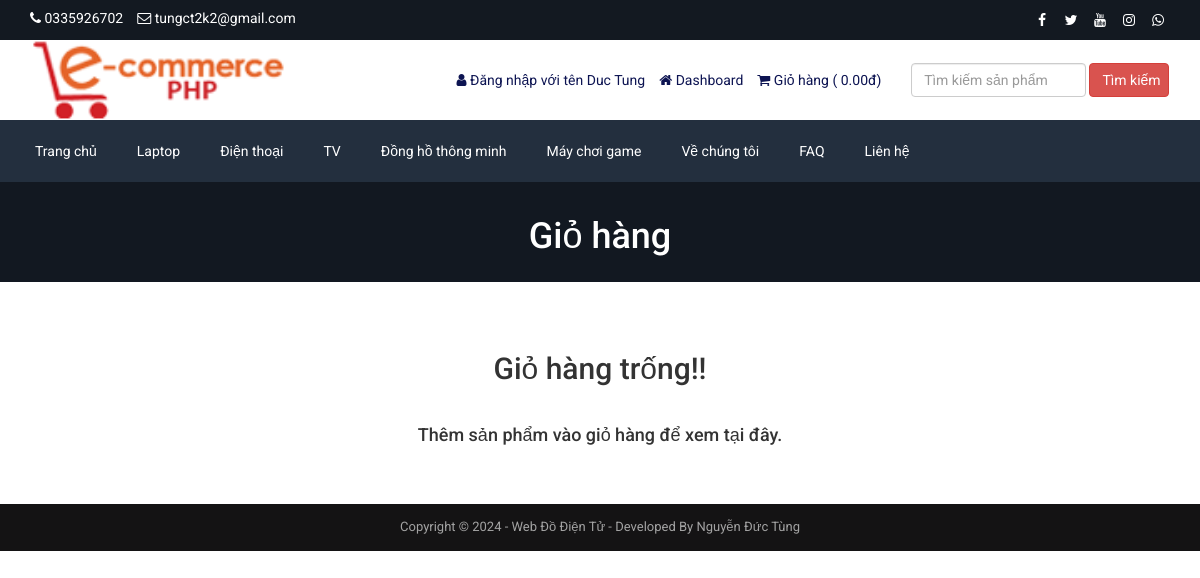
The page /cart.php (signed in) on the database its author committed.
### tables this page shows
CREATE TABLE `tbl_settings` (
  `id` int(11) NOT NULL,
  `logo` varchar(255) NOT NULL,
  `favicon` varchar(255) NOT NULL,
  `footer_about` text NOT NULL,
  `footer_copyright` text NOT NULL,
  `contact_address` text NOT NULL,
  `contact_email` varchar(255) NOT NULL,
  `contact_phone` varchar(255) NOT NULL,
  `contact_fax` varchar(255) NOT NULL,
  `contact_map_iframe` text NOT NULL,
  `receive_email` varchar(255) NOT NULL,
  `receive_email_subject` varchar(255) NOT NULL,
  `receive_email_thank_you_message` text NOT NULL,
  `forget_password_message` text NOT NULL,
  `total_recent_post_footer` int(10) NOT NULL,
  `total_popular_post_footer` int(10) NOT NULL,
  `total_recent_post_sidebar` int(11) NOT NULL,
  `total_popular_post_sidebar` int(11) NOT NULL,
  `total_featured_product_home` int(11) NOT NULL,
  `total_latest_product_home` int(11) NOT NULL,
  `total_popular_product_home` int(11) NOT NULL,
  `meta_title_home` text NOT NULL,
  `meta_keyword_home` text NOT NULL,
  `meta_description_home` text NOT NULL,
  `banner_login` varchar(255) NOT NULL,
  `banner_registration` varchar(255) NOT NULL,
  `banner_forget_password` varchar(255) NOT NULL,
  `banner_reset_password` varchar(255) NOT NULL,
  `banner_search` varchar(255) NOT NULL,
  `banner_cart` varchar(255) NOT NULL,
  `banner_checkout` varchar(255) NOT NULL,
  `banner_product_category` varchar(255) NOT NULL,
  `banner_blog` varchar(255) NOT NULL,
  `cta_title` varchar(255) NOT NULL,
  `cta_content` text NOT NULL,
  `cta_read_more_text` varchar(255) NOT NULL,
  `cta_read_more_url` varchar(255) NOT NULL,
  `cta_photo` varchar(255) NOT NULL,
  `featured_product_title` varchar(255) NOT NULL,
  `featured_product_subtitle` varchar(255) NOT NULL,
  `latest_product_title` varchar(255) NOT NULL,
  `latest_product_subtitle` varchar(255) NOT NULL,
  `popular_product_title` varchar(255) NOT NULL,
  `popular_product_subtitle` varchar(255) NOT NULL,
  `testimonial_title` varchar(255) NOT NULL,
  `testimonial_subtitle` varchar(255) NOT NULL,
  `testimonial_photo` varchar(255) NOT NULL,
  `blog_title` varchar(255) NOT NULL,
  `blog_subtitle` varchar(255) NOT NULL,
  `newsletter_text` text NOT NULL,
  `paypal_email` varchar(255) NOT NULL,
  `stripe_public_key` varchar(255) NOT NULL,
  `stripe_secret_key` varchar(255) NOT NULL,
  `bank_detail` text NOT NULL,
  `before_head` text NOT NULL,
  `after_body` text NOT NULL,
  `before_body` text NOT NULL,
  `home_service_on_off` int(11) NOT NULL,
  `home_welcome_on_off` int(11) NOT NULL,
  `home_featured_product_on_off` int(11) NOT NULL,
  `home_latest_product_on_off` int(11) NOT NULL,
  `home_popular_product_on_off` int(11) NOT NULL,
  `home_testimonial_on_off` int(11) NOT NULL,
  `home_blog_on_off` int(11) NOT NULL,
  `newsletter_on_off` int(11) NOT NULL,
  `ads_above_welcome_on_off` int(1) NOT NULL,
  `ads_above_featured_product_on_off` int(1) NOT NULL,
  `ads_above_latest_product_on_off` int(1) NOT NULL,
  `ads_above_popular_product_on_off` int(1) NOT NULL,
  `ads_above_testimonial_on_off` int(1) NOT NULL,
  `ads_category_sidebar_on_off` int(1) NOT NULL
);

CREATE TABLE `tbl_social` (
  `social_id` int(11) NOT NULL,
  `social_name` varchar(30) NOT NULL,
  `social_url` varchar(255) NOT NULL,
  `social_icon` varchar(30) NOT NULL
);

CREATE TABLE `tbl_top_category` (
  `tcat_id` int(11) NOT NULL,
  `tcat_name` varchar(255) NOT NULL,
  `show_on_menu` int(1) NOT NULL
);

CREATE TABLE `tbl_page` (
  `id` int(11) NOT NULL,
  `about_title` varchar(255) NOT NULL,
  `about_content` text NOT NULL,
  `about_banner` varchar(255) NOT NULL,
  `about_meta_title` varchar(255) NOT NULL,
  `about_meta_keyword` text NOT NULL,
  `about_meta_description` text NOT NULL,
  `faq_title` varchar(255) NOT NULL,
  `faq_banner` varchar(255) NOT NULL,
  `faq_meta_title` varchar(255) NOT NULL,
  `faq_meta_keyword` text NOT NULL,
  `faq_meta_description` text NOT NULL,
  `blog_title` varchar(255) NOT NULL,
  `blog_banner` varchar(255) NOT NULL,
  `blog_meta_title` varchar(255) NOT NULL,
  `blog_meta_keyword` text NOT NULL,
  `blog_meta_description` text NOT NULL,
  `contact_title` varchar(255) NOT NULL,
  `contact_banner` varchar(255) NOT NULL,
  `contact_meta_title` varchar(255) NOT NULL,
  `contact_meta_keyword` text NOT NULL,
  `contact_meta_description` text NOT NULL,
  `pgallery_title` varchar(255) NOT NULL,
  `pgallery_banner` varchar(255) NOT NULL,
  `pgallery_meta_title` varchar(255) NOT NULL,
  `pgallery_meta_keyword` text NOT NULL,
  `pgallery_meta_description` text NOT NULL,
  `vgallery_title` varchar(255) NOT NULL,
  `vgallery_banner` varchar(255) NOT NULL,
  `vgallery_meta_title` varchar(255) NOT NULL,
  `vgallery_meta_keyword` text NOT NULL,
  `vgallery_meta_description` text NOT NULL
);

### cart.php (the view, shortened to what this page needs)
<?php require_once('header.php'); ?>
<?php
$statement = $pdo->prepare("SELECT * FROM tbl_settings WHERE id=1");
$statement->execute();
$result = $statement->fetchAll(PDO::FETCH_ASSOC);
foreach ($result as $row) {
    $banner_cart = $row['banner_cart'];
}
?>
<div class="page-banner" style="background-image: url(assets/uploads/<?php echo $banner_cart; ?>)">
    <div class="overlay"></div>
    <div class="page-banner-inner">
        <h1><?php echo LANG_VALUE_18; ?></h1>
    </div>
</div>
<div class="page">
	<div class="container">
		<div class="row">
			<div class="col-md-12">
                <?php if(!isset($_SESSION['cart_p_id'])): ?>
                    <?php echo '<h2 class="text-center">Giỏ hàng trống!!</h2></br>'; ?>
                    <?php echo '<h4 class="text-center">Thêm sản phẩm vào giỏ hàng để xem tại đây.</h4>'; ?>
                <?php endif; ?>
			</div>
		</div>
	</div>
</div>
<?php require_once('footer.php'); ?>

### header.php (shortened to what this page needs)
<?php
include("admin/inc/config.php");
$statement = $pdo->prepare("SELECT * FROM tbl_settings WHERE id=1");
$statement->execute();
$result = $statement->fetchAll(PDO::FETCH_ASSOC);
foreach ($result as $row)
{
	$logo = $row['logo'];
	$contact_email = $row['contact_email'];
	$contact_phone = $row['contact_phone'];
}
?>
<!DOCTYPE html>
<html lang="en">
<head>
	<link rel="stylesheet" href="assets/css/bootstrap.min.css">
	<link rel="stylesheet" href="assets/css/font-awesome.min.css">
	<link rel="stylesheet" href="assets/css/owl.carousel.min.css">
	<link rel="stylesheet" href="assets/css/owl.theme.default.min.css">
	<link rel="stylesheet" href="assets/css/jquery.bxslider.min.css">
    <link rel="stylesheet" href="assets/css/magnific-popup.css">
    <link rel="stylesheet" href="assets/css/rating.css">
	<link rel="stylesheet" href="assets/css/spacing.css">
	<link rel="stylesheet" href="assets/css/bootstrap-touch-slider.css">
	<link rel="stylesheet" href="assets/css/animate.min.css">
	<link rel="stylesheet" href="assets/css/tree-menu.css">
	<link rel="stylesheet" href="assets/css/select2.min.css">
	<link rel="stylesheet" href="assets/css/main.css">
	<link rel="stylesheet" href="assets/css/responsive.css">
	<?php
	$statement = $pdo->prepare("SELECT * FROM tbl_page WHERE id=1");
	$statement->execute();
	$result = $statement->fetchAll(PDO::FETCH_ASSOC);
		?>
</head>
<body>
<div class="top">
	<div class="container">
		<div class="row">
			<div class="col-md-6 col-sm-6 col-xs-12">
				<div class="left">
					<ul>
						<li><i class="fa fa-phone"></i> <?php echo $contact_phone; ?></li>
						<li><i class="fa fa-envelope-o"></i> <?php echo $contact_email; ?></li>
					</ul>
				</div>
			</div>
			<div class="col-md-6 col-sm-6 col-xs-12">
				<div class="right">
					<ul>
						<?php
						$statement = $pdo->prepare("SELECT * FROM tbl_social");
						$statement->execute();
						$result = $statement->fetchAll(PDO::FETCH_ASSOC);
						foreach ($result as $row) {
							?>
							<?php if($row['social_url'] != ''): ?>
							<li><a href="<?php echo $row['social_url']; ?>"><i class="<?php echo $row['social_icon']; ?>"></i></a></li>
							<?php endif; ?>
							<?php
						}
						?>
					</ul>
				</div>
			</div>
		</div>
	</div>
</div>
<div class="header">
	<div class="container">
		<div class="row inner">
			<div class="col-md-4 logo">
				<a href="index.php"><img src="assets/uploads/<?php echo $logo; ?>" alt="logo image"></a>
			</div>
			<div class="col-md-5 right">
				<ul>
					<?php
					if(isset($_SESSION['customer'])) {
						?>
						<li><i class="fa fa-user"></i> <?php echo LANG_VALUE_13; ?> <?php echo $_SESSION['customer']['cust_name']; ?></li>
						<li><a href="dashboard.php"><i class="fa fa-home"></i> <?php echo LANG_VALUE_89; ?></a></li>
						<?php
					} else {
						?>
						<li><a href="login.php"><i class="fa fa-sign-in"></i> <?php echo LANG_VALUE_9; ?></a></li>
						<li><a href="registration.php"><i class="fa fa-user-plus"></i> <?php echo LANG_VALUE_15; ?></a></li>
						<?php
					}
					?>
					<li><a href="cart.php"><i class="fa fa-shopping-cart"></i> <?php echo LANG_VALUE_18; ?> ( <?php
					if(isset($_SESSION['cart_p_id'])) {
						$table_total_price = 0;
						$i=0;
	                    foreach($_SESSION['cart_p_qty'] as $key => $value)
	                    {
	                        $i++;
	                        $arr_cart_p_qty[$i] = $value;
	                    }                    $i=0;
	                    foreach($_SESSION['cart_p_current_price'] as $key => $value)
	                    {
	                        $i++;
	                        $arr_cart_p_current_price[$i] = $value;
	                    }
	                    for($i=1;$i<=count($arr_cart_p_qty);$i++) {
	                    	$row_total_price = $arr_cart_p_current_price[$i]*$arr_cart_p_qty[$i];
	                        $table_total_price = $table_total_price + $row_total_price;
	                    }
						echo $table_total_price;
					} else {
						echo '0.00';
						echo LANG_VALUE_1;
					}
					?>)</a></li>
				</ul>
			</div>
			<div class="col-md-3 search-area">
				<form class="navbar-form navbar-left" role="search" action="search-result.php" method="get">
					<div class="form-group">
						<input type="text" class="form-control search-top" placeholder="<?php echo LANG_VALUE_2; ?>" name="search_text">
					</div>
					<button type="submit" class="btn btn-danger"><?php echo LANG_VALUE_3; ?></button>
				</form>
			</div>
		</div>
	</div>
</div>
<div class="nav">
	<div class="container">
		<div class="row">
			<div class="col-md-12 pl_0 pr_0">
				<div class="menu-container">
					<div class="menu">
						<ul>
							<li><a href="index.php">Trang chủ</a></li>
							<?php
							$statement = $pdo->prepare("SELECT * FROM tbl_top_category WHERE show_on_menu=1");
							$statement->execute();
							$result = $statement->fetchAll(PDO::FETCH_ASSOC);
							foreach ($result as $row) {
								?>
								<li><a href="product-category.php?id=<?php echo $row['tcat_id']; ?>&type=top-category"><?php echo $row['tcat_name']; ?></a>
								</li>
								<?php
							}
							?>
							<?php
							$statement = $pdo->prepare("SELECT * FROM tbl_page WHERE id=1");
							$statement->execute();
							$result = $statement->fetchAll(PDO::FETCH_ASSOC);
							foreach ($result as $row) {
								$about_title = $row['about_title'];
								$faq_title = $row['faq_title'];
								$contact_title = $row['contact_title'];
							}
							?>
							<li><a href="about.php"><?php echo $about_title; ?></a></li>
							<li><a href="faq.php"><?php echo $faq_title; ?></a></li>
							<li><a href="contact.php"><?php echo $contact_title; ?></a></li>
						</ul>
					</div>
				</div>
			</div>
		</div>
	</div>
</div>

### footer.php (shortened to what this page needs)
<?php
$statement = $pdo->prepare("SELECT * FROM tbl_settings WHERE id=1");
$statement->execute();
$result = $statement->fetchAll(PDO::FETCH_ASSOC);
foreach ($result as $row)
{
	$footer_copyright = $row['footer_copyright'];
}
?>
<div class="footer-bottom">
	<div class="container">
		<div class="row">
			<div class="col-md-12 copyright">
				<?php echo $footer_copyright; ?>
			</div>
		</div>
	</div>
</div>
</body>
</html>

### assets/css/main.css (style rules this page uses)
* { margin: 0; padding: 0; }
body { font-family: "Roboto", sans-serif; font-size: 14px; }
h1, h2, h3, h4, h5, h6 { font-family: "Roboto", sans-serif; }
a { text-decoration: none; }
.top { width: 100%; height: 40px; background: #131921; }
.top .left { float: left; }
.top .left ul { padding-top: 8px; }
.top .left ul li { list-style-type: none; float: left; margin-right: 14px; color: white; }
.top .left ul li i { color: white; }
.top .right { float: right; }
.top .right ul { padding-top: 8px; }
.top .right ul li { list-style-type: none; float: left; margin-left: 5px; }
.top .right ul li a { color: white; width: 24px; height: 24px; line-height: 24px; text-align: center; border-radius: 50%; display: block; transition: all 0.4s ease; }
.header { width: 100%; height: auto; background: #fff; }
.header .inner { height: auto; display: table; }
.header .logo { float: none; display: table-cell; vertical-align: middle; }
.header .logo img { max-width: 100%; height: 80px; }
.header .navbar-form .form-control { width: 300px; }
.header .search-area { float: none; display: table-cell; vertical-align: middle; }
.header .search-area .form-group { width: calc(100% - 84px); }
.header .search-area button { width: 80px; }
.header .search-area form { width: 100%; }
.header .right { float: none; display: table-cell; vertical-align: middle; padding-right: 0; }
.header .right ul { float: right; margin-bottom: 0; }
.header .right ul li { list-style-type: none; float: left; margin-left: 14px; color: #0d1452; }
.header .right ul li a { color: #0d1452; }
.header .navbar-form .search-top { width: 100%; }
.nav { background: #232f3e; }
.menu-container { width: 100%; margin: 0 auto; background: #232f3e; }
.menu-dropdown-icon:before { content: "\f067"; font-family: "FontAwesome"; display: none; cursor: pointer; float: right; padding: 1.5em 2em; background: #fff; color: #333; }
.menu > ul { margin: 0 auto; width: 100%; list-style: none; padding: 0; position: relative; box-sizing: border-box; }
.menu > ul:before, .menu > ul:after { content: ""; display: table; }
.menu > ul:after { clear: both; }
.menu > ul > li { float: left; padding: 0; margin: 0; }
.menu > ul > li a { text-decoration: none; padding: 1.5em 20px; display: block; color: #fff; }
.footer-bottom { width: 100%; height: auto; background: #141314; padding: 14px 0; }
.footer-bottom .copyright { font-size: 13px; color: #a3a3a3; text-align: center; }
.page-banner { width: 100%; height: auto; background-repeat: no-repeat; background-position: center center; -webkit-background-size: cover; background-size: cover; position: relative; padding-top: 15px; padding-bottom: 15px; overflow: hidden; }
.page-banner .overlay { position: absolute; left: 0; top: 0; width: 100%; height: 100%; opacity: 0.7; background: #131921; }
.page-banner h1 { color: #fff; text-align: center; z-index: 999; position: relative; }
.page { width: 100%; height: auto; padding-top: 50px; padding-bottom: 50px; }

### assets/css/responsive.css (style rules this page uses)
@media only screen and (min-width: 992px) { .header .inner { width: 100%; } }
@media only screen and (min-width: 992px) { .header .search-area { padding-right: 0; } }
@media only screen and (min-width: 992px) { .header .search-area form { padding-right: 0; } }
@media only screen and (min-width: 992px) { .header .container { padding-right: 0; } }

### rows shown on the page
tbl_settings: contact_phone "0335926702", contact_email "tungct2k2@gmail.com", logo (picture), banner_cart (picture), footer_copyright "Copyright © 2024 - Web Đồ Điện Tử - Developed By Nguyễn Đức Tùng"
tbl_top_category: tcat_name "Laptop"
tbl_top_category: tcat_name "Điện thoại"
tbl_top_category: tcat_name "TV"
tbl_top_category: tcat_name "Đồng hồ thông minh"
tbl_top_category: tcat_name "Máy chơi game"
tbl_page: about_title "Về chúng tôi", faq_title "FAQ", contact_title "Liên hệ"

### other values the page prints
LANG_VALUE_13 "Đăng nhập với tên"
$_SESSION['customer']['cust_name'] "Duc Tung"
LANG_VALUE_89 "Dashboard"
LANG_VALUE_18 "Giỏ hàng"
LANG_VALUE_1 "đ"
LANG_VALUE_3 "Tìm kiếm"
